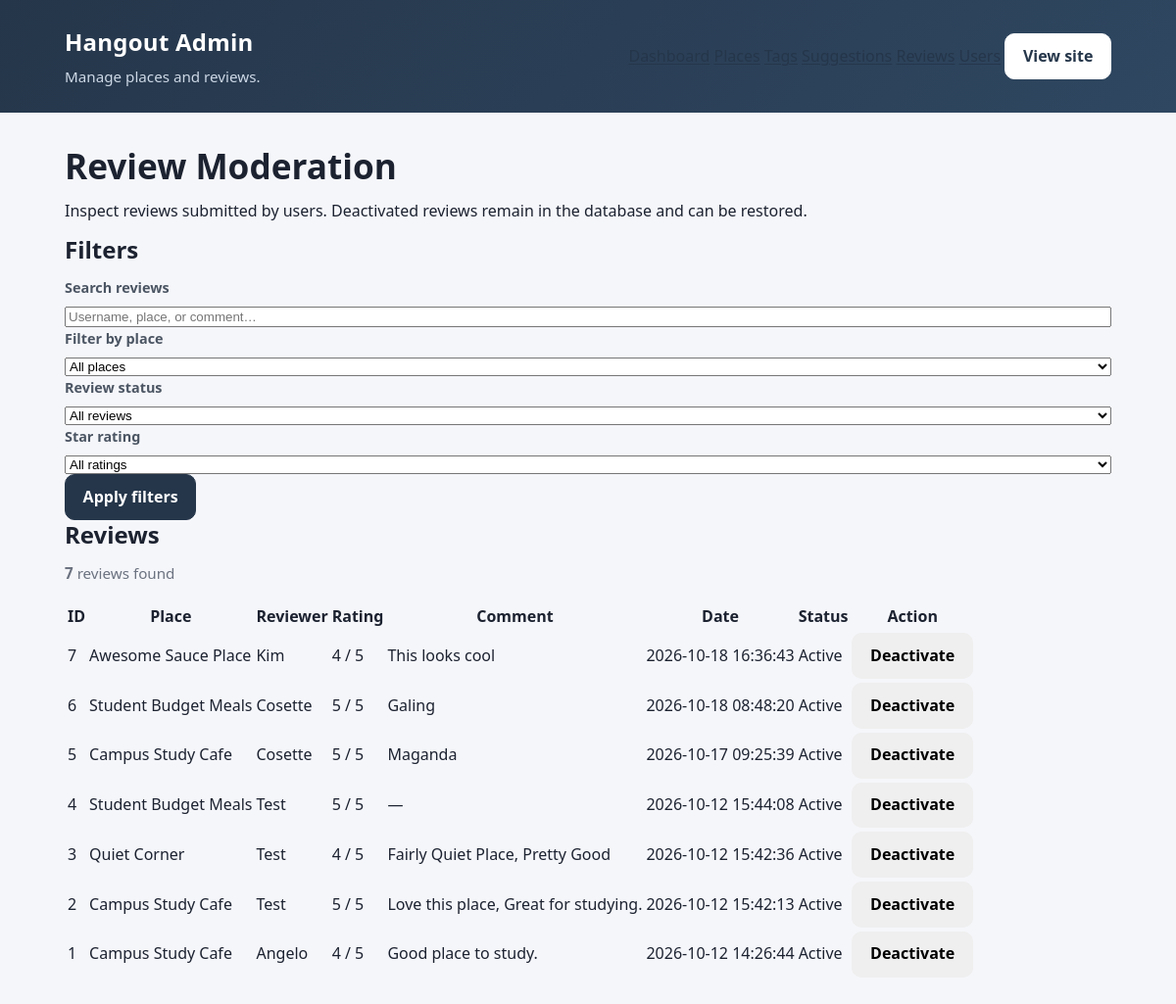
The page /admin/reviews.php (signed in) on the database its author committed.
### tables this page shows
CREATE TABLE `reviews` (
  `id` int(10) UNSIGNED NOT NULL,
  `user_id` int(10) UNSIGNED NOT NULL,
  `place_id` int(10) UNSIGNED NOT NULL,
  `rating` tinyint(3) UNSIGNED NOT NULL,
  `comment` text DEFAULT NULL,
  `created_at` timestamp NOT NULL DEFAULT current_timestamp(),
  `updated_at` timestamp NOT NULL DEFAULT current_timestamp() ON UPDATE current_timestamp(),
  `is_active` tinyint(1) NOT NULL DEFAULT 1
);

CREATE TABLE `places` (
  `id` int(10) UNSIGNED NOT NULL,
  `name` varchar(150) NOT NULL,
  `description` text DEFAULT NULL,
  `image_url` varchar(500) DEFAULT NULL,
  `address` varchar(255) NOT NULL,
  `latitude` decimal(10,7) DEFAULT NULL,
  `longitude` decimal(10,7) DEFAULT NULL,
  `created_at` timestamp NOT NULL DEFAULT current_timestamp(),
  `updated_at` timestamp NOT NULL DEFAULT current_timestamp() ON UPDATE current_timestamp(),
  `is_active` tinyint(1) NOT NULL DEFAULT 1
);

CREATE TABLE `users` (
  `id` int(10) UNSIGNED NOT NULL,
  `username` varchar(50) NOT NULL,
  `email` varchar(255) NOT NULL,
  `password_hash` varchar(255) NOT NULL,
  `role` enum('user','admin') NOT NULL DEFAULT 'user',
  `created_at` timestamp NOT NULL DEFAULT current_timestamp()
);

### app/models/Review.php (called while the page is built, shortened)
<?php
class Review
{
    private PDO $db;
    public function __construct(PDO $db)
    {
        $this->db = $db;
    }
    public function getAll(
        string $search = '',
        ?int $placeId = null,
        string $status = 'all',
        ?int $rating = null
    ): array {
        $sql = "
            SELECT
                r.id,
                r.user_id,
                r.place_id,
                r.rating,
                r.comment,
                r.created_at,
                r.is_active,
                u.username,
                p.name AS place_name
            FROM reviews r
            INNER JOIN users u ON r.user_id = u.id
            INNER JOIN places p ON r.place_id = p.id
            WHERE 1 = 1
        ";
        $params = [];
        $sql .= " ORDER BY r.created_at DESC";
        $stmt = $this->db->prepare($sql);
        $stmt->execute($params);
        return $stmt->fetchAll();
    }
}

### public/admin/reviews.php (the view, shortened to what this page needs)
<?php
require_once __DIR__ . '/../../app/config/database.php';
require_once __DIR__ . '/../../app/models/Review.php';
$reviewModel = new Review($pdo);
function escapeReviewPage($value): string
{
    return htmlspecialchars(
        (string) ($value ?? ''),
        ENT_QUOTES,
        'UTF-8'
    );
}
$search = trim($_GET['search'] ?? '');
$placeIdInput = filter_input(
    INPUT_GET,
    'place_id',
    FILTER_VALIDATE_INT
);
$placeId = (
    $placeIdInput !== false &&
    $placeIdInput !== null &&
    $placeIdInput > 0
) ? $placeIdInput : null;
$status = $_GET['status_filter'] ?? 'all';
$ratingInput = filter_input(
    INPUT_GET,
    'rating',
    FILTER_VALIDATE_INT
);
$rating = (
    $ratingInput !== false &&
    $ratingInput !== null &&
    $ratingInput >= 1 &&
    $ratingInput <= 5
) ? $ratingInput : null;
$reviews = $reviewModel->getAll(
    $search,
    $placeId,
    $status,
    $rating
);
?>
<!DOCTYPE html>
<html lang="en">
<head>
    <link rel="stylesheet" href="../assets/css/style.css">
</head>
<body class="admin-body">
<header class="site-header">
    <div class="site-header__inner">
        <div class="brand">
            <a href="index.php" class="brand__name">Hangout <span class="brand__badge">Admin</span></a>
            <p class="brand__tagline">Manage places and reviews.</p>
        </div>
        <nav class="admin-nav" aria-label="Admin sections">
           <a href="index.php" class="admin-nav__link is-active" aria-current="page">Dashboard</a>
            <a href="places.php" class="admin-nav__link">Places</a>
            <a href="tags.php" class="admin-nav__link">Tags</a>
            <a href="suggestions.php" class="admin-nav__link">Suggestions</a>
            <a href="reviews.php" class="admin-nav__link">Reviews</a>
            <a href="users.php" class="admin-nav__link">Users</a>
            <a href="../index.php" class="btn btn--ghost">View site</a>
        </nav>
    </div>
</header>
<main id="main" class="container">
    <header class="page-header">
        <div>
            <h1>Review Moderation</h1>
            <p class="page-header__subtitle">
                Inspect reviews submitted by users. Deactivated reviews remain in the database and can be restored.
            </p>
        </div>
    </header>
    <section class="panel" aria-labelledby="filters-heading">
        <header class="panel__header">
            <h2 id="filters-heading">Filters</h2>
        </header>
        <form method="GET" action="reviews.php" class="filters-grid">
            <div class="field">
                <label for="search">Search reviews</label>
                <input
                    type="search"
                    id="search"
                    name="search"
                    placeholder="Username, place, or comment…"
                    value="<?= escapeReviewPage($search) ?>"
                >
            </div>
            <div class="field">
                <label for="place_id">Filter by place</label>
                <select id="place_id" name="place_id">
                    <option value="">All places</option>
                </select>
            </div>
            <div class="field">
                <label for="status_filter">Review status</label>
                <select id="status_filter" name="status_filter">
                    <option value="all"     <?= $status === 'all'      ? 'selected' : '' ?>>All reviews</option>
                </select>
            </div>
            <div class="field">
                <label for="rating">Star rating</label>
                <select id="rating" name="rating">
                    <option value="">All ratings</option>
                </select>
            </div>
            <div class="filters-grid__actions">
                <button type="submit" class="btn btn--solid">Apply filters</button>
            </div>
        </form>
    </section>
    <section class="panel" aria-labelledby="results-heading">
        <header class="panel__header panel__header--row">
            <h2 id="results-heading">Reviews</h2>
            <p class="results-count">
                <strong><?= count($reviews) ?></strong>
                <?= count($reviews) === 1 ? 'review' : 'reviews' ?>
                found
            </p>
        </header>
        <?php if (empty($reviews)): ?>
            <div class="empty-state">
                <h3>No reviews match</h3>
                <p>Try clearing your filters or adjusting your search.</p>
            </div>
        <?php else: ?>
            <div class="table-wrapper">
                <table class="data-table data-table--reviews">
                    <thead>
                        <tr>
                            <th scope="col">ID</th>
                            <th scope="col">Place</th>
                            <th scope="col">Reviewer</th>
                            <th scope="col">Rating</th>
                            <th scope="col">Comment</th>
                            <th scope="col">Date</th>
                            <th scope="col">Status</th>
                            <th scope="col">Action</th>
                        </tr>
                    </thead>
                    <tbody>
                        <?php foreach ($reviews as $review): ?>
                            <?php $isActive = (int) $review['is_active'] === 1; ?>
                            <tr class="<?= $isActive ? '' : 'is-muted' ?>">
                                <td class="data-table__id"><?= (int) $review['id'] ?></td>
                                <td><?= escapeReviewPage($review['place_name']) ?></td>
                                <td><?= escapeReviewPage($review['username']) ?></td>
                                <td>
                                    <span class="rating-badge" aria-label="<?= (int) $review['rating'] ?> out of 5">
                                        <?= (int) $review['rating'] ?> / 5
                                    </span>
                                </td>
                                <td class="data-table__comment">
                                    <?= escapeReviewPage($review['comment'] ?: '—') ?>
                                </td>
                                <td class="data-table__date">
                                    <?= escapeReviewPage($review['created_at']) ?>
                                </td>
                                <td>
                                    <span class="status-pill status-pill--<?= $isActive ? 'active' : 'inactive' ?>">
                                        <?= $isActive ? 'Active' : 'Inactive' ?>
                                    </span>
                                </td>
                                <td>
                                    <form
                                        method="POST"
                                        action="reviews.php"
                                        class="inline-form"
                                        onsubmit="return confirm('Are you sure you want to <?= $isActive ? 'deactivate' : 'restore' ?> this review?');"
                                    >
                                        <button
                                            type="submit"
                                            class="btn btn--sm <?= $isActive ? 'btn--danger' : 'btn--solid' ?>"
                                        >
                                            <?= $isActive ? 'Deactivate' : 'Restore' ?>
                                        </button>
                                    </form>
                                </td>
                            </tr>
                        <?php endforeach; ?>
                    </tbody>
                </table>
            </div>
        <?php endif; ?>
    </section>
</main>
</body>
</html>

### public/assets/css/style.css (style rules this page uses)
:root { --color-bg: #f5f6fa; --color-surface: #ffffff; --color-surface-alt: #eef2f7; --color-border: #e1e5eb; --color-border-strong:#d1d8e0; --color-ink: #1c2230; --color-ink-soft: #4b5563; --color-ink-muted: #6b7280; --color-brand: #25364a; --color-brand-hover: #344d68; --color-brand-soft: #e8edf4; --color-accent: #647f9e; --color-focus: #2563eb; --radius-sm: 6px; --radius-md: 10px; --radius-lg: 14px; --radius-pill: 999px; --shadow-sm: 0 1px 2px rgba(16, 24, 40, 0.04); --shadow-md: 0 4px 14px rgba(16, 24, 40, 0.08); --shadow-lg: 0 10px 28px rgba(16, 24, 40, 0.12); --space-1: 0.25rem; --space-2: 0.5rem; --space-3: 0.75rem; --space-4: 1rem; --space-5: 1.5rem; --space-6: 2rem; --space-7: 3rem; --font-sans: system-ui, -apple-system, "Segoe UI", Roboto, Helvetica, Arial, sans-serif; --content-width: 1100px; }
*, *::before, *::after { box-sizing: border-box; }
html { -webkit-text-size-adjust: 100%; }
body { margin: 0; font-family: var(--font-sans); background: var(--color-bg); color: var(--color-ink); line-height: 1.6; -webkit-font-smoothing: antialiased; }
img, textarea, input, select, button { max-width: 100%; }
a { color: var(--color-brand); text-decoration-thickness: 1px; text-underline-offset: 2px; }
h1, h2, h3 { line-height: 1.25; color: var(--color-ink); margin: 0 0 var(--space-3); }
h1 { font-size: clamp(1.6rem, 2.4vw + 1rem, 2.2rem); }
h2 { font-size: clamp(1.25rem, 1.2vw + 1rem, 1.5rem); }
p { margin: 0 0 var(--space-3); }
.site-header { background: linear-gradient(135deg, #25364a 0%, #2f4761 100%); color: #fff; padding: var(--space-5) 0; }
.site-header__inner { max-width: var(--content-width); margin: 0 auto; padding: 0 var(--space-4); display: flex; align-items: center; justify-content: space-between; gap: var(--space-4); flex-wrap: wrap; }
.brand__name { display: inline-block; font-size: 1.5rem; font-weight: 700; color: #fff; text-decoration: none; letter-spacing: 0.01em; }
.brand__tagline { margin: var(--space-1) 0 0; color: #cdd8e6; font-size: 0.95rem; }
.btn { display: inline-flex; align-items: center; justify-content: center; gap: var(--space-2); padding: 0.6rem 1.1rem; border-radius: var(--radius-md); font: inherit; font-weight: 600; text-decoration: none; cursor: pointer; border: 1px solid transparent; transition: background-color 0.15s ease, color 0.15s ease, border-color 0.15s ease, transform 0.05s ease; }
.btn--solid { background: var(--color-brand); color: #fff; border-color: var(--color-brand); }
.btn--ghost { background: #fff; color: var(--color-brand); border-color: #fff; }
.container { max-width: var(--content-width); margin: var(--space-6) auto; padding: 0 var(--space-4); }
.field { display: flex; flex-direction: column; gap: var(--space-2); }
.field label { font-weight: 600; font-size: 0.9rem; color: var(--color-ink-soft); }
.results-count { color: var(--color-ink-muted); font-size: 0.95rem; margin: 0 0 var(--space-4); }

### rows shown on the page
reviews: id "7", place.name "Awesome Sauce Place", user.username "Kim", rating "4", comment "This looks cool", created_at "2026-10-18 16:36:43", is_active "Active"
reviews: id "6", place.name "Student Budget Meals", user.username "Cosette", rating "5", comment "Galing", created_at "2026-10-18 08:48:20", is_active "Active"
reviews: id "5", place.name "Campus Study Cafe", user.username "Cosette", rating "5", comment "Maganda", created_at "2026-10-17 09:25:39", is_active "Active"
reviews: id "4", place.name "Student Budget Meals", user.username "Test", rating "5", comment "—", created_at "2026-10-12 15:44:08", is_active "Active"
reviews: id "3", place.name "Quiet Corner", user.username "Test", rating "4", comment "Fairly Quiet Place, Pretty Good", created_at "2026-10-12 15:42:36", is_active "Active"
reviews: id "2", place.name "Campus Study Cafe", user.username "Test", rating "5", comment "Love this place, Great for studying.", created_at "2026-10-12 15:42:13", is_active "Active"
reviews: id "1", place.name "Campus Study Cafe", user.username "Angelo", rating "4", comment "Good place to study.", created_at "2026-10-12 14:26:44", is_active "Active"

### other values the page prints
count($reviews) "7"
